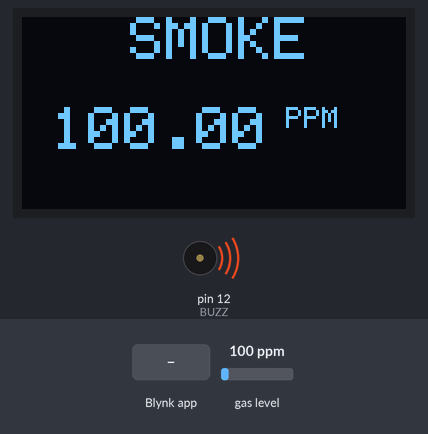
A sketch run on a simulated Arduino Uno, built with avr-gcc and run on an emulated ATmega328P. Parts: 128×64 one-colour display, buzzer (waves = sounding, pin HIGH). The test bench sets the inputs (shaded band); at power-on: gas level 100 ppm. Pins used as bus, display or sensor lines are not drawn.

Above: at 6.6 s.
6.7 s: Blynk app writes 1 to V4
At 7.6 s:
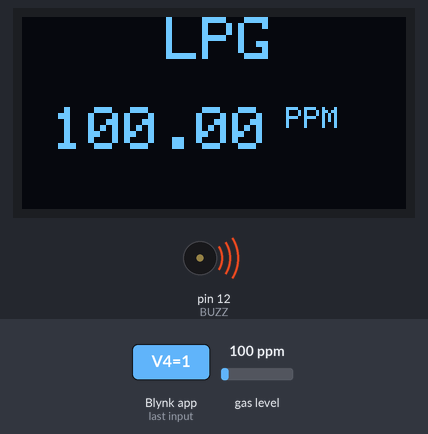
8.6 s: Blynk app writes 1 to V5
At 10.3 s:
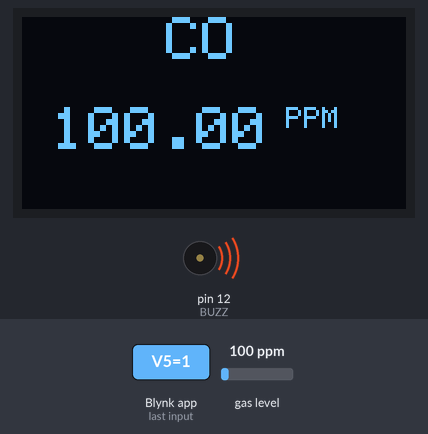
10.6 s: gas level set to 55 ppm
At 11.8 s:
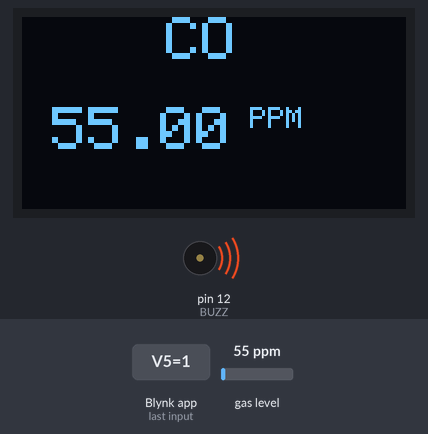
12.6 s: gas level set to 47 ppm
At 14.3 s:
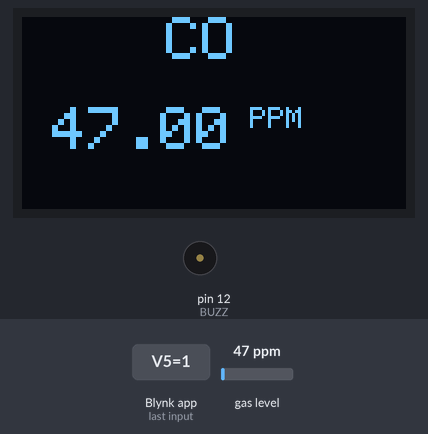
14.6 s: Blynk app writes 0 to V5
At 16.1 s:
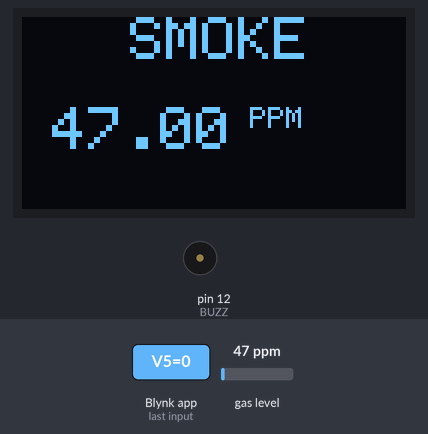
16.6 s: Blynk app writes 1 to V4
At 17.6 s:
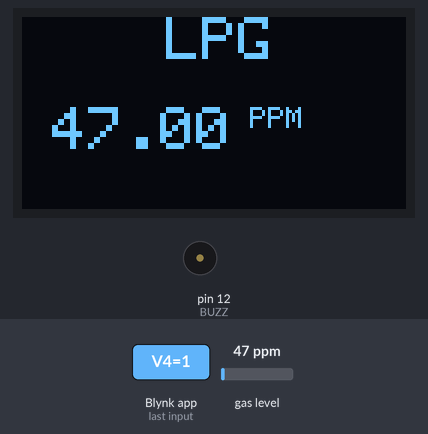
Timing chart, 0 to 19.6 s (numbered marks = the images above; inputs shaded):
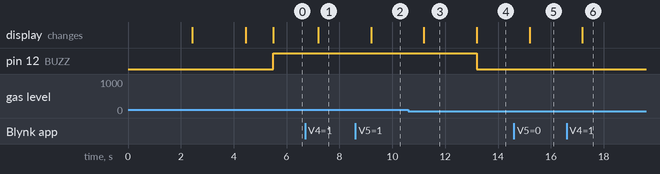

Measured:
- the behaviour switches between 51 and 50 ppm on gas level (found by bisection; images 3 and 4)
- after the input at 6.7 s, the display: changes after 0.50 s (image 1)
- after the input at 8.6 s, the display: changes after 0.60 s (image 2)
- after the input at 10.6 s, the display: changes after 0.60 s (image 3)
- after the input at 12.6 s, pin 12 (BUZZ): HIGH → LOW after 0.60 s; the display: changes after 0.60 s (image 4)
- after the input at 14.6 s, the display: changes after 0.60 s (image 5)
- after the input at 16.6 s, the display: changes after 0.60 s (image 6)

The sketch:

sandSmoke_Detector_ESP8266_2024091320291_copy_20240919000207.ino
```cpp
#define BLYNK_TEMPLATE_ID "TMPL62NHGJqPv"
#define BLYNK_TEMPLATE_NAME "Smoke Detector"

#define BLYNK_FIRMWARE_VERSION        "0.1.0"

#define BLYNK_PRINT Serial
//#define BLYNK_DEBUG

#define APP_DEBUG

// Uncomment your board, or configure a custom board in Settings.h
//#define USE_SPARKFUN_BLYNK_BOARD
#define USE_NODE_MCU_BOARD
//#define USE_WITTY_CLOUD_BOARD
//#define USE_WEMOS_D1_MINI

#include "BlynkEdgent.h"
#include <MQ2.h>
#include <SPI.h>
#include <Wire.h>
#include <Adafruit_GFX.h>
#include <Adafruit_SSD1306.h>


#define SCREEN_WIDTH 128 // OLED display width, in pixels
#define SCREEN_HEIGHT 64 // OLED display height, in pixels

#define OLED_RESET     -1 // Reset pin # (or -1 if sharing Arduino reset pin)
#define SCREEN_ADDRESS 0x3C ///< See datasheet for Address; 0x3D for 128x64, 0x3C for 128x32
Adafruit_SSD1306 display(SCREEN_WIDTH, SCREEN_HEIGHT, &Wire, OLED_RESET);

#define BUZZ      12 //D6
#define LED       14 //D5
int pin = A0;  // MQ2 sensor pin
float lpg, co, smoke;
MQ2 mq2(pin);

int button1 = 0;  // LPG display button
int button2 = 0;  // CO display button
bool smokeAlertSent = false;  // Flag to prevent alert spamming

SimpleTimer timer;

void setup()
{
  Serial.begin(115200);
  delay(100);

  BlynkEdgent.begin();

  pinMode(BUZZ, OUTPUT);
  pinMode(LED, OUTPUT);

  digitalWrite(BUZZ, LOW);
  digitalWrite(LED, LOW);

  // Calibrate the sensor
  mq2.begin();

  // Initialize OLED display
  if (!display.begin(SSD1306_SWITCHCAPVCC, SCREEN_ADDRESS)) {
    Serial.println(F("SSD1306 allocation failed"));
    for (;;); // Don't proceed, loop forever
  }
  delay(2000);
  display.clearDisplay();
  display.setTextSize(2);
  display.setTextColor(SSD1306_WHITE);  // Draw white text
  display.setCursor(0, 0);
  display.println(" IoT Smoke ");
  display.setCursor(0, 20);
  display.println("  Detector  ");
  display.display();
  delay(1000);

  // Set the timer to send sensor data every second
  timer.setInterval(1000L, sendSensorData);
}

void loop() {
  timer.run();  // Initiates SimpleTimer
  BlynkEdgent.run();
}

// Function to send sensor data to Blynk and control the OLED display
void sendSensorData()
{
  float* values = mq2.read(true);  // Set false if you don't want to print the values to Serial
  co = mq2.readCO();
  smoke = mq2.readSmoke();
  lpg = mq2.readLPG();

  // Display the selected gas (LPG or CO) or smoke level by default
  if (button1 == 1)
  {
    // Display LPG
    display.clearDisplay();
    display.setTextSize(2);
    display.setCursor(0, 0);
    display.print("    LPG   ");
    display.setCursor(10, 30);
    display.print(lpg);
    display.setTextSize(1);
    display.print(" PPM");
    display.display();
  }
  else if (button2 == 1)
  {
    // Display CO
    display.clearDisplay();
    display.setTextSize(2);
    display.setCursor(0, 0);
    display.print("    CO    ");
    display.setCursor(10, 30);
    display.print(co);
    display.setTextSize(1);
    display.print(" PPM");
    display.display();
  }
  else {
    // Display Smoke
    display.clearDisplay();
    display.setTextSize(2);
    display.setCursor(0, 0);
    display.print("   SMOKE   ");
    display.setCursor(10, 30);
    display.print(smoke);
    display.setTextSize(1);
    display.print(" PPM");
    display.display();
  }

  // Send sensor data to Blynk
  Blynk.virtualWrite(V1, smoke);
  Blynk.virtualWrite(V2, lpg);
  Blynk.virtualWrite(V3, co);

  // Check if smoke levels exceed the threshold and trigger an alert
  if (smoke > 50 && !smokeAlertSent) {
    Blynk.logEvent("smoke", "Smoke Detected!");
    smokeAlertSent = true;  // Prevent alert spamming
    digitalWrite(BUZZ, HIGH);
    digitalWrite(LED, HIGH);
  }
  else if (smoke <= 50 && smokeAlertSent) {
    smokeAlertSent = false;  // Reset the alert if levels drop
    digitalWrite(BUZZ, LOW);
    digitalWrite(LED, LOW);
  }
}

// Blynk button for LPG display
BLYNK_WRITE(V4) {
  button1 = param.asInt();  // Assign incoming value from pin V4
  if (button1 == 1) {
    button2 = 0;  // Reset CO button when LPG button is pressed
  }
}

// Blynk button for CO display
BLYNK_WRITE(V5) {
  button2 = param.asInt();  // Assign incoming value from pin V5
  if (button2 == 1) {
    button1 = 0;  // Reset LPG button when CO button is pressed
  }
}
```
